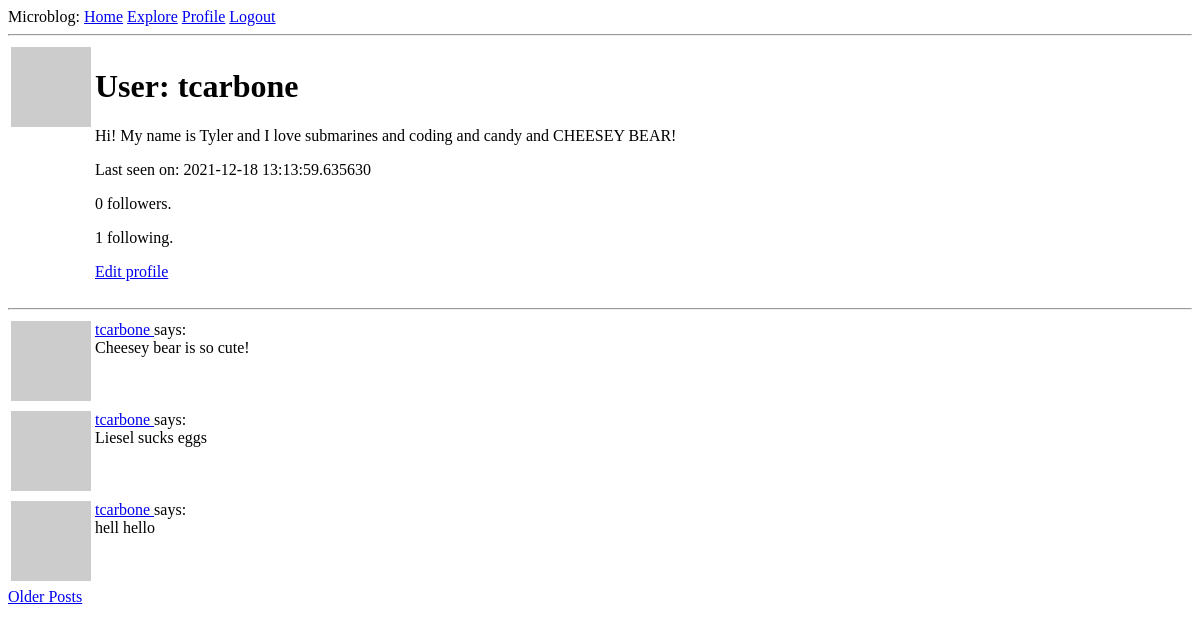
/user/tcarbone (signed in), run on an earlier commit of the app's database.
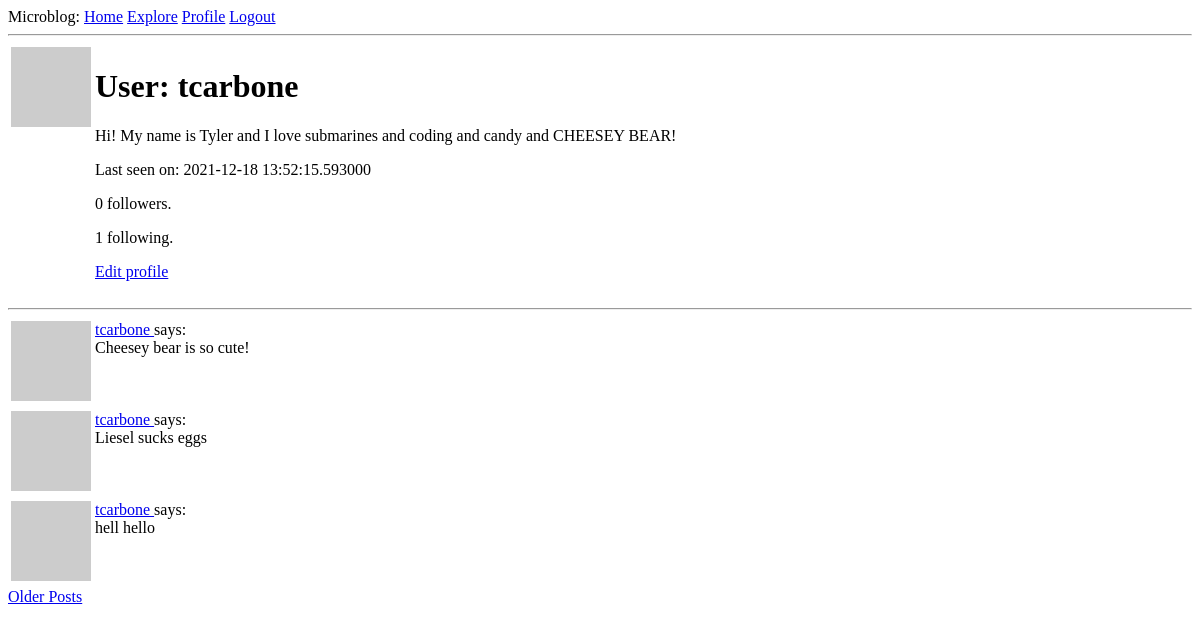
And on a later commit of the database.
### app/models.py (models this page shows, shortened)
class User(UserMixin, db.Model):
    id = db.Column(db.Integer, primary_key=True)
    username = db.Column(db.String(64), index=True, unique=True)
    email = db.Column(db.String(120), index=True, unique=True)
    password_hash = db.Column(db.String(128))
    about_me = db.Column(db.String(140))
    last_seen = db.Column(db.DateTime, default=datetime.utcnow)
    posts = db.relationship("Post", backref="author", lazy="dynamic")
    followed = db.relationship(
        "User",
        secondary = followers,
        primaryjoin = (followers.c.follower_id == id),
        secondaryjoin = (followers.c.followed_id == id),
        backref = db.backref("followers", lazy="dynamic"),
        lazy="dynamic"
    )
    def avatar(self, size):
        digest = hashlib.md5(self.email.lower().encode("utf-8")).hexdigest()
        url = "https://www.gravatar.com/avatar/{}?d=identicon&s={}"
        return url.format(digest, size)

class Post(db.Model):
    id = db.Column(db.Integer, primary_key=True)
    body = db.Column(db.String(140))
    timestamp = db.Column(db.DateTime, index=True, default=datetime.utcnow)
    user_id = db.Column(db.Integer, db.ForeignKey('user.id'))

### app/routes.py (the view)
@app.route("/user/<username>")
@login_required
def user(username):
    user = User.query.filter_by(username=username).first_or_404()
    page = request.args.get('page', 1, type=int)
    posts = user.posts.order_by(Post.timestamp.desc()).paginate(
        page, app.config['POSTS_PER_PAGE'], False)
    if posts.has_next:
        next_url = url_for('user', username=user.username, page=posts.next_num)
    else:
        next_url = None
    if posts.has_prev:
        prev_url = url_for('user', username=user.username, page=posts.prev_num)
    else:
        prev_url = None
    form = EmptyForm()
    return render_template("user.html", user=user, posts=posts.items,
        next_url=next_url, prev_url=prev_url, form=form)

### app/models.py (called while the page is built)
@login.user_loader
def load_user(id):
    return User.query.get(int(id))

### app/routes.py (called while the page is built)
@app.before_request
def before_request():
    if current_user.is_authenticated:
        current_user.last_seen = datetime.utcnow()
        db.session.commit()

### app/templates/user.html (shortened to what this page needs)
{% extends "base.html" %}
{% block content %}
	<table>
		<tr valign="top">
			<td><img src="{{ user.avatar(128) }}"></td>
			<td>
				<h1>User: {{ user.username }}</h1>
				{% if user.about_me %}
					<p>{{ user.about_me }}</p>
				{% endif %}
				{% if user.last_seen %}
					<p>Last seen on: {{ user.last_seen }}</p>
				{% endif %}
				<p>{{ user.followers.count() }} followers.</p>
				<p>{{ user.followed.count() }} following.</p>
				{% if user == current_user %}
					<p><a href="{{ url_for("edit_profile") }}">Edit profile</p>
				{% endif %}
			</td>
		</tr>
	</table>
	<hr>
	{% for post in posts %}
		{% include "_post.html"  %}
	{% endfor %}
	{% if next_url %}
		<a href='{{ next_url}}'>Older Posts</a>
	{% endif %}
{% endblock %}

### app/templates/base.html (shortened to what this page needs)
<!doctype html>
<html>
	<head>
	</head>
	<body>
		<div>
			Microblog:
			<a href="{{url_for('index')}}">Home</a>
			{% if current_user.is_anonymous %}
			<a href="{{url_for('login')}}">Login</a>
			{% else %}
			<a href='{{url_for('explore')}}'>Explore</a>
			<a href="{{url_for('user', username=current_user.username)}}">Profile</a>
			<a href="{{url_for('logout')}}">Logout</a>
			{% endif %}
		</div>
		<hr>
		{% block content %}{% endblock %}
	</body>
</html>

### app/templates/_post.html
<table>
	<tr valign="top">
		<td>
			<img src="{{ post.author.avatar(36) }}">
		</td>
		<td>
			<a href='{{ url_for('user', username=post.author.username) }}'>
				{{ post.author.username }}
			</a>
			says:<br>{{ post.body }}
		</td>
	</tr>
</table>

What changed in the data, as far as the page shows it:
changed User "tcarbone": last_seen "2021-12-18 13:13:59.635630" → "2021-12-18 13:52:15.593000"
